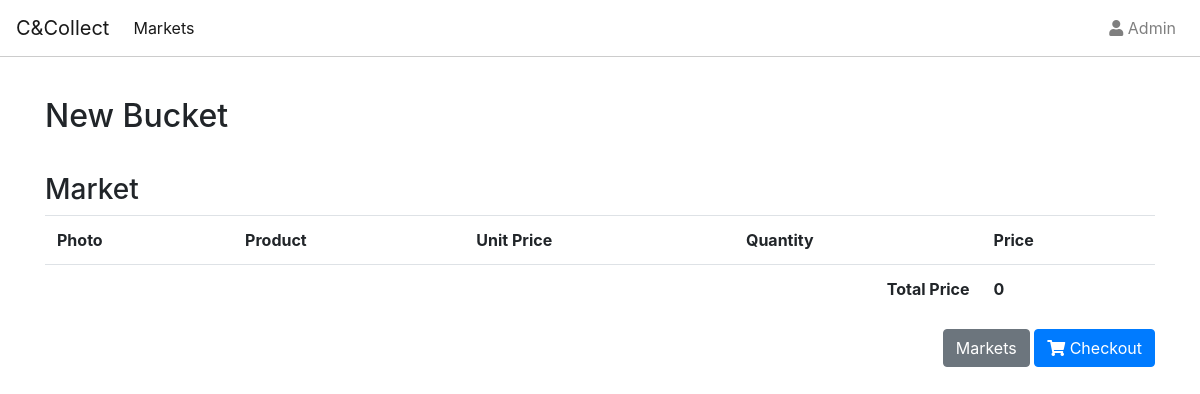
Before: /2/item/ with the older database file.
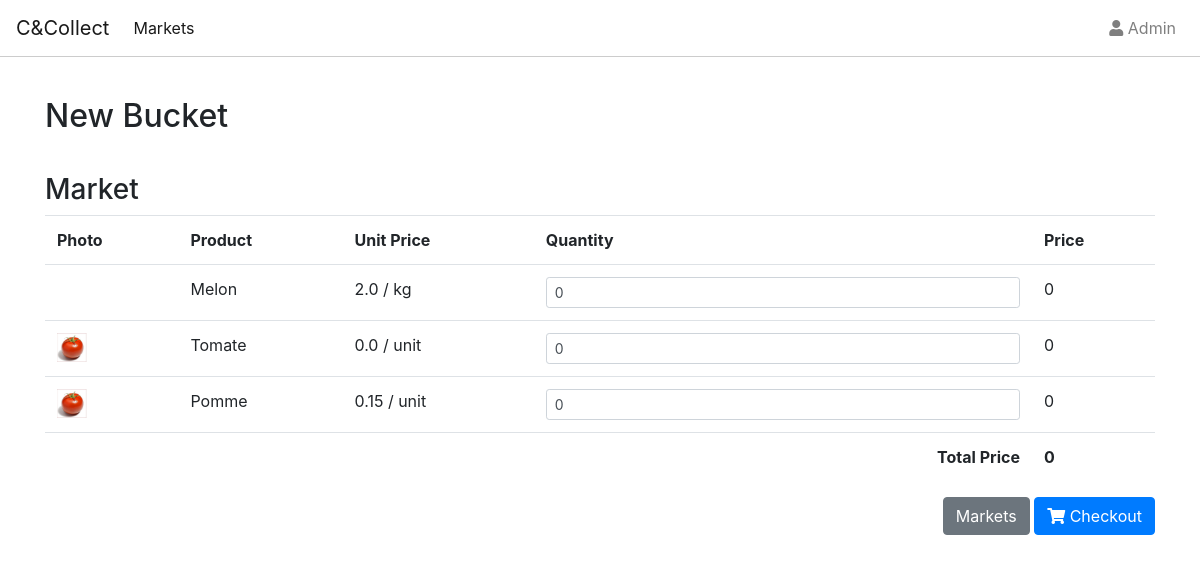
After: the same page with the newer database file.
### stock/models.py (models this page shows, shortened)
class Item(models.Model):
    market = models.ForeignKey("Market",on_delete=models.CASCADE)
    description = models.CharField(max_length=30,null=True, blank=True)
    product = models.ForeignKey("Product",on_delete=models.CASCADE)
    quantity = models.IntegerField(default=0)
    def __str__(self):
        return '{}'.format(self.product)

class Product(models.Model):
    name = models.CharField(max_length=200)
    image = models.ImageField(upload_to="images/", null=True, blank=True)
    quantity = models.IntegerField(default=0)
    price = models.FloatField(default=0)
    unit = models.IntegerField(choices=TYPE_CHOICES, default=1)
    def __str__(self):
        return '{}'.format(self.name)

### bucket/views.py (the view, shortened to what this page needs)
# urls.py: path('<int:market_pk>/item/', BucketItemFormView.as_view(),name="item_create"),
class BucketItemFormView(FormView):
    template_name = "bucket/bucket_list.html"
    form_class = formset_factory(BucketItemForm,extra = 0)
    success_url = "/checkout/"
    def get_initial(self):
        initial = []
        market_pk = self.kwargs.get('market_pk')
        object_list = Item.objects.filter(market_id=market_pk)
        for object in object_list:
            product_id = object.product.id
            try:
                quantity = self.request.session["cart"][str(market_pk)]["products"][str(product_id)]["quantity"]
            except:
                quantity = 0
            initial.append({'product': product_id,'quantity':quantity})
        return initial
    def get_context_data(self, **kwargs):
        context = super().get_context_data(**kwargs)
        object_list = Item.objects.filter(market_id=self.kwargs.get('market_pk'))
        context["item_object_and_formset"] = zip(object_list,context["form"])
        return context

### templates/bucket/bucket_list.html (shortened to what this page needs)
{% extends 'base.html' %}
{% load crispy_forms_tags %}
{% block content %}
<h2>New Bucket</h2>
<h3>Market {{market}}</h3>
<form method="post">
    <table class="table">
        <tr>
            <th>Photo</th>
            <th>Product</th>
            <th>Unit Price</th>
            <th>Quantity</th>
            <th>Price</th>
        </tr>
        {% for item_object,form in item_object_and_formset %}
        <tr>
            <td>{% if item_object.product.image%}<img src="{{item_object.product.image.url}}" class="image_thumb"/>{% endif %}</td>
            <td>{{item_object}}</td>
            <td class="price">{{item_object.product.price }} {{form.quantity.help_text }}</td>
            <td class="quantity">{{form.product }} {{ form.quantity }} </td>
            <td class="total_price">0</td>
        </tr>
        {% endfor %}
        <tr>
            <th colspan="4" class='text-right'>Total Price</th>
            <th id="total">0</th>
        </tr>
    </table>
    <div class="float-right">
        <a href="{% url 'market_list' %}" class="btn btn-secondary">Markets</a>
        <button type="submit" class="btn btn-primary"><i class="fas fa-shopping-cart"></i>  Checkout</button>
    </div>
</form>
{% endblock %}

### templates/base.html (shortened to what this page needs)
{% load static %}
<!doctype html>
<html lang="en">
  <head>
    <link rel="stylesheet" href="https://cdn.jsdelivr.net/npm/bootstrap@4.5.3/dist/css/bootstrap.min.css">
    <link rel="stylesheet" href="https://cdnjs.cloudflare.com/ajax/libs/font-awesome/5.15.1/css/all.min.css" >
    <link rel="stylesheet"  href="{%static 'css/style.css' %}">
  </head>
  <body>
    <nav class="navbar navbar-expand-lg navbar-light navbar-perso">
      <a class="navbar-brand" href="#">C&Collect</a>
      <div class="collapse navbar-collapse" id="navbarNav">
        <ul class="navbar-nav  mr-auto">
          <li class="nav-item active">
            <a class="nav-link" href="{%url 'market_list' %}">Markets<span class="sr-only">(current)</span></a>
          </li>
        </ul>
        <ul class="navbar-nav">
            <a class="nav-link" href="{% url 'admin:index' %}"><i class="fas fa-user"></i> Admin</a>
        </ul>
      </div>
    </nav>
    <div class="container container-perso">
         {% block content %}{% endblock %}
    </div>
  </body>
</html>

### static/css/style.css (style rules this page uses)
.container-perso { padding-top: 40px; }
.navbar-perso { background-color: white; border-bottom: 1px solid #cccccc; }
h2 { padding-bottom: 30px; }
.image_thumb { width: 30px; }

Changed rows visible on the page:
added Item: product.name "Melon", product.price "2.0", quantity.help_text "/ kg", quantity "0"
added Item: product.image (picture), product.name "Tomate", product.price "0.0", quantity.help_text "/ unit", quantity "0"
added Item: product.image (picture), product.name "Pomme", product.price "0.15", quantity.help_text "/ unit", quantity "0"
